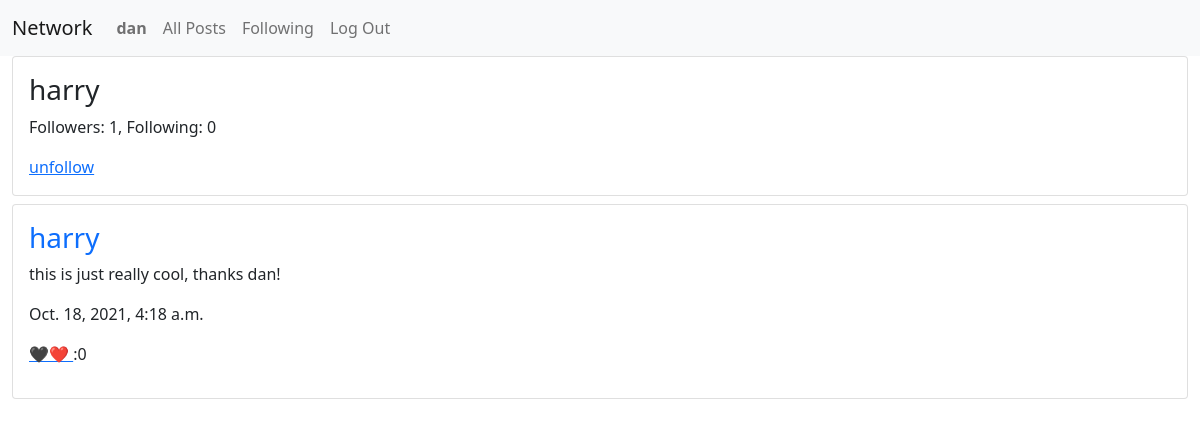
The page /profile/2 (signed in) on the database its author committed.
### network/models.py (models this page shows, shortened)
class User(AbstractUser):
    def get_followers(self):
        return [x.follower for x in Follow.objects.all() if x.following == self]
    def get_following(self):
        return [x.following for x in Follow.objects.all()
                    if x.follower == self]

class Post(models.Model):
    user = models.ForeignKey("User", on_delete=models.CASCADE, related_name="post_user")
    body = models.TextField()
    timestamp = models.DateTimeField(auto_now_add=True)
    likes = models.IntegerField(default=0)

### network/views.py (the view)
# urls.py: path("profile/<int:user_id>", views.profile, name="profile"),
def profile(request, user_id):
    user = User.objects.get(pk=user_id)
    followers = user.get_followers()
    following = user.get_following()
    posts = Post.objects.all().filter(user=user).order_by("-timestamp")
    return render(request, "network/profile.html", {
        "profile_user": user,
        "followers": followers,
        "following": following,
        "posts": posts
    })

### network/templates/network/profile.html (shortened to what this page needs)
{% extends "network/layout.html" %}
{% load static %}
{% block body %}
<div class="card mb-2">
    <div class="card-body px-3">
        <h3>{{ profile_user.username }}</h3>
        <p>Followers: {{ followers|length }}, Following: {{ following|length }}</p>
        {% if profile_user != request.user and user.is_authenticated %}
        <a href="" id="follow_link" data-user_id="{{ profile_user.id }}" data-csrf="{{ csrf_token }}">
            {% if request.user in followers %}
                unfollow
            {% else %}
                follow
            {% endif %}
        </a>
        {% endif %}
    </div>
</div>
{% for post in posts %}
    {% include "network/post_layout.html" %}
{% endfor %}
{% endblock %}

### network/templates/network/layout.html (shortened to what this page needs)
{% load static %}
<!DOCTYPE html>
<html lang="en">
    <head>
        <link href="https://cdn.jsdelivr.net/npm/bootstrap@5.1.3/dist/css/bootstrap.min.css" rel="stylesheet"
>
        <link href="{% static 'network/styles.css' %}" rel="stylesheet">
    </head>
    <body>
        <nav class="navbar navbar-expand-lg navbar-light bg-light">
            <div class="container-fluid">
                <a class="navbar-brand" href="{% url 'index' %}">Network</a>
                <div class="collapse navbar-collapse">
                    <ul class="navbar-nav me-auto">
                        {% if user.is_authenticated %}
                            <li class="nav-item">
                                <a class="nav-link" href="{% url 'profile' user.id%}"><strong>{{ request.user.username }}</strong></a>
                            </li>
                        {% endif %}
                        <li class="nav-item">
                        <a class="nav-link" href="{% url 'index' %}">All Posts</a>
                        </li>
                        {% if user.is_authenticated %}
                            <li class="nav-item">
                                <a class="nav-link" href="{% url 'follow' %}">Following</a>
                            </li>
                            <li class="nav-item">
                                <a class="nav-link" href="{% url 'logout' %}">Log Out</a>
                            </li>
                        {% endif %}
                    </ul>
                </div>
            </div>
        </nav>
        <div class="container-fluid">
            {% block body %}
            {% endblock %}
        </div>
    </body>
</html>

### network/templates/network/post_layout.html (shortened to what this page needs)
{% load static %}
<div class="card mb-2">
    <div class="card-body px-3">
        <h3>
            <a class="text-decoration-none" href="{% url 'profile' post.user.id %}">
                {{ post.user.username }}
            </a>
        </h3>
        <p>{{ post.body }}</p>
        <p>{{ post.timestamp }}</p>
        {% if user.is_authenticated %}
            <p>
                <a href="{% url 'index' %}">
                    🖤❤️
                </a>
                :{{ post.likes }}
            </p>
        {% else %}
            <p>
                Likes:
                {{ post.likes }}
            </p>
        {% endif %}
    </div>
</div>

### rows shown on the page
User: user.username "dan"
User: username "harry"
Post: user.username "harry", body "this is just really cool, thanks dan!", timestamp "Oct. 18, 2021, 4:18 a.m.", likes "0"

### other values the page prints
{{ followers|length }} "1"
{{ following|length }} "0"
